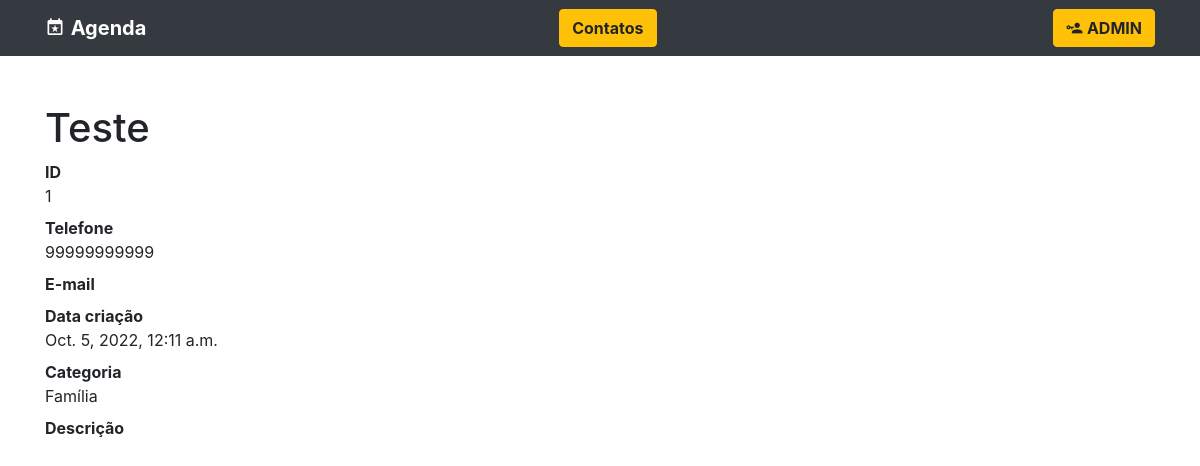
The app's page /ver_contato/1 with its own data.
### contatos/models.py (models this page shows, shortened)
class Contato(models.Model):
    nome = models.CharField(max_length=255)
    sobrenome = models.CharField(max_length=255, blank=True)
    telefone = models.CharField(max_length=255)
    email = models.CharField(max_length=255, blank=True)
    data_criacao = models.DateTimeField(default=timezone.now)
    descricao = models.TextField(blank=True)
    categoria = models.ForeignKey(Categoria, on_delete=models.DO_NOTHING)

class Categoria(models.Model):
    nome = models.CharField(max_length=255)
    def __str__(self):
        return self.nome

### contatos/views.py (the view)
# urls.py: path('ver_contato/', include('contatos.urls')),
def ver_contato(request, contato_id):
    contato = Contato.objects.get(id=contato_id)
    return render(request, 'contatos/ver_contato.html', {
        'contato': contato
    })

### contatos/templates/contatos/ver_contato.html (shortened to what this page needs)
{% extends 'base.html' %}
{% block conteudo %}
    <h1 class="mt-5">{{ contato.nome }}</h1>
    <dl>
      <dt>ID</dt>
      <dd> {{ contato.id }} </dd>
      <dt>Telefone</dt>
      <dd>{{ contato.telefone }}</dd>
      <dt>E-mail</dt>
      <dt>Data criação</dt>
      <dd>{{ contato.data_criacao }}</dd>
      <dt>Categoria</dt>
      <dd>{{ contato.categoria }}</dd>
      <dt>Descrição</dt>
    </dl>
{% endblock %}

### records on screen
Contato: nome "Teste", id "1", telefone "99999999999", data_criacao "Oct. 5, 2022, 12:11 a.m.", categoria "Família"
